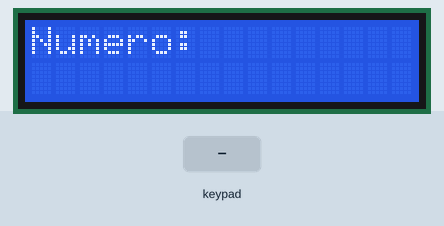
Recording of a sketch running on a simulated Arduino Mega 2560, built with avr-gcc and run on an emulated ATmega2560. On the bench: 16×2 character LCD. Inputs (shaded band) come from the test bench.

Above: at 1.2 s.
1.3 s: keypad keys 2 2 2 4 2 6 2 8 pressed 0.4 s apart
At 5.1 s:
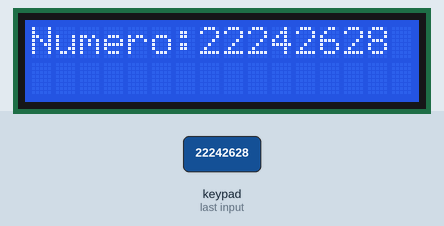
6.0 s: key 'C' pressed
9.0 s: key '1' pressed
At 11.7 s:
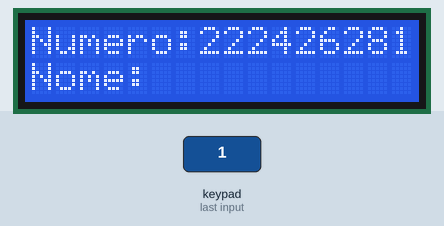
12.0 s: key 'D' pressed
At 13.2 s:
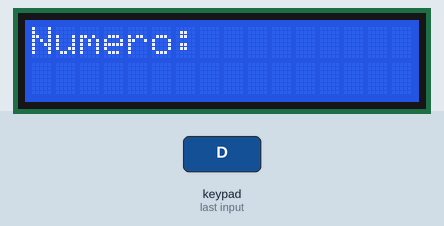
13.5 s: keypad keys 5 0 5 1 5 2 5 3 pressed 0.4 s apart
At 16.8 s:
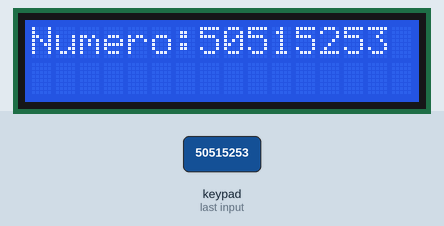
Timing chart, 0 to 18.3 s (numbered marks = the images above; inputs shaded):
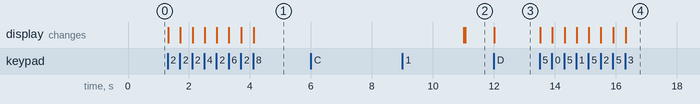

Measured:
- after the input at 1.3 s, the display: first changes at once (image 1 shows a later state)
- after the input at 6.0 s, every drawn part: stays the same
- after the input at 9.0 s, the display: first differs from a run without the input after 2.1 s (image 2)
- after the input at 12.0 s, the display: changes at once (image 3)
- after the input at 13.5 s, the display: first changes at once (image 4 shows a later state)

The sketch:

urna_ino.ino
```cpp
#include <LiquidCrystal.h>
#include <Keypad.h>

//Define os pinos que serão utilizados para ligação ao display
LiquidCrystal lcd(47, 45, 48, 46, 42, 40);

const byte qtdLinhas = 4; //QUANTIDADE DE LINHAS DO TECLADO
const byte qtdColunas = 4; //QUANTIDADE DE COLUNAS DO TECLADO

//CONSTRUÇÃO DA MATRIZ DE CARACTERES
char matriz_teclas[qtdLinhas][qtdColunas] = {
  {'1','2','3','A'},
  {'4','5','6','A'},
  {'7','8','9','C'},
  {'A','0','A','D'}
};

byte PinosqtdLinhas[qtdLinhas] = {22, 24, 26, 28}; //PINOS UTILIZADOS PELAS LINHAS
byte PinosqtdColunas[qtdColunas] = {50, 51, 52,53}; //PINOS UTILIZADOS PELAS COLUNAS

//INICIALIZAÇÃO DO TECLADO
Keypad teclado = Keypad( makeKeymap(matriz_teclas), PinosqtdLinhas, PinosqtdColunas, qtdLinhas, qtdColunas);

String cand_numero = "";
String cand_nome = "";
String op ="";
bool first = true;

char teclado_ler(){
  char tecla_pressionada = teclado.getKey(); //VERIFICA SE ALGUMA DAS TECLAS FOI PRESSIONADA

  return tecla_pressionada;
}

void lcd_limpar(){
  lcd.clear();
  lcd.setCursor(0, 0);
  lcd.print("Numero:");
  //Posiciona o cursor na coluna 7, linha 0;
}

void cand_limpar(){
  cand_numero = "";
  cand_nome = "";
}

void lcd_cat_numero(String num){
  lcd.setCursor(7, 0);
  lcd.print(num);
}

void lcd_cat_nome(String nome){
  lcd.setCursor(0, 1);
  lcd.print("Nome:");
  lcd.setCursor(5, 1);
  lcd.print(nome);
}

void lcd_confirmar(){
  lcd.clear();
  lcd.setCursor(3, 0);
  lcd.print("Confirmado");
  delay(2000);
  lcd_limpar();
  cand_limpar();
}

void lcd_erro(){
  lcd.clear();
  lcd.setCursor(0, 0);
  lcd.print("Erro ao votar!");
  delay(2000);
  lcd_limpar();
  cand_limpar();
}

void lcd_nao_existe(){
  lcd.clear();
  lcd.setCursor(0, 0);
  lcd.print("Nao existe!");
  delay(2000);
  lcd_limpar();
  cand_limpar();
}

String bluez_ler(){
  String command = "";
  if(first){
    first = false;
    delay(5000);
  }else
    delay(2000);
  if (Serial3.available()) {
    while(Serial3.available()){
     delay(10);
     char c = Serial3.read();
     if(c == ';') break;
     command += c;
    }
  }
  return command;
}

void bluez_escrever(String mensagem){
  Serial3.print(mensagem + ";");
}

void func_C(){
  op = "V:";
  if(cand_nome == "")
     op = "C:";
  bluez_escrever(op+cand_numero);
  cand_nome = bluez_ler();
  if(cand_nome == "Confirmado")
     lcd_confirmar();
  else if(cand_nome == "Erro")
     lcd_erro();
  else if(cand_nome == "Não existe")
      lcd_nao_existe();
  else
     lcd_cat_nome(cand_nome);
}

void setup() {
  lcd.begin(16, 2);
  Serial.begin(9600);
  Serial3.begin(9600);//BLUTOOTH
  lcd_limpar();
}

void loop() {
  char tecla = teclado_ler();
  if(tecla){
    switch(tecla){
      case 'D':
        lcd_limpar();
        cand_limpar();
        break;
      case 'C':
        if(cand_numero.length() > 0)
          func_C();
        break;
      case 'A':
        break;
      default:
        cand_numero += tecla;
    }
    delay(10);
    lcd_cat_numero(cand_numero);
  }
}
```
